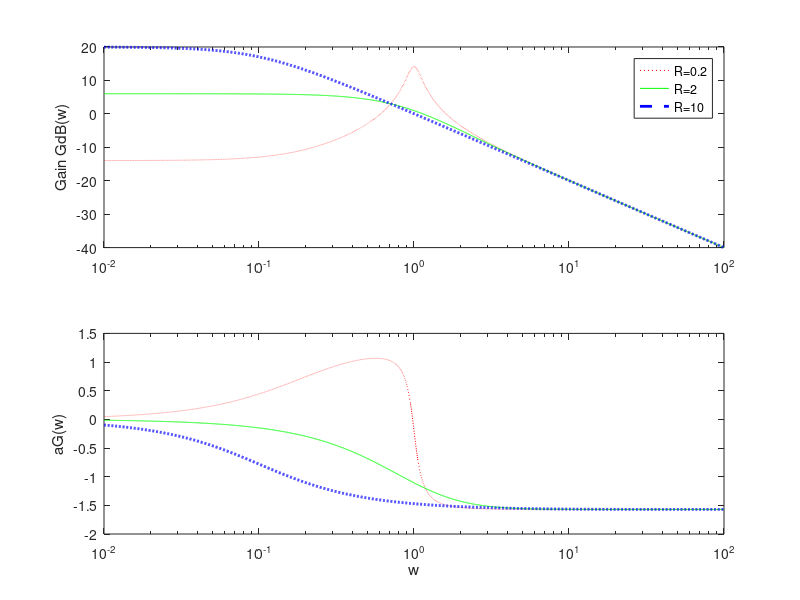

Here is the MATLAB script that generated this plot: (Note: this script raises an error after producing the figure.)
Rv = [0.2 2 10];  
R = 0.2;  C = 1;  L = 1;
wv = 10.^(-2:0.001:2);
lwv = log10(wv);

% Magnitude response in db
j = sqrt(-1);
Hc = cell(length(Rv),1);
for i=1:length(Rv)
  R = Rv(i);
  Hc{i} = (R + (j*wv)*L)./(1 + (j*wv)*R*C + (j*wv).^2*L*C);
end

fh = figure;
subplot(2,1,1);
ph1 = semilogx(wv, 20*log10(abs(Hc{1})), 'r:', wv, 20*log10(abs(Hc{2})), 'g-', wv, 20*log10(abs(Hc{3})), 'b--', 'LineWidth', 2);
legend('R=0.2','R=2','R=10');
ylabel('Gain GdB(w)');
subplot(2,1,2);
ph2 = semilogx(wv, angle(Hc{1}), 'r:', wv, angle(Hc{2}), 'g-', wv, angle(Hc{3}), 'b--', 'LineWidth', 2);
ylabel('aG(w)');
xlabel('w');

exportfig(gcf,'rlcbpfreqresp.eps','width',12,'height',7.5,'fontmode','fixed', 'fontsize',8,'Color','cmyk');
close(fh);
